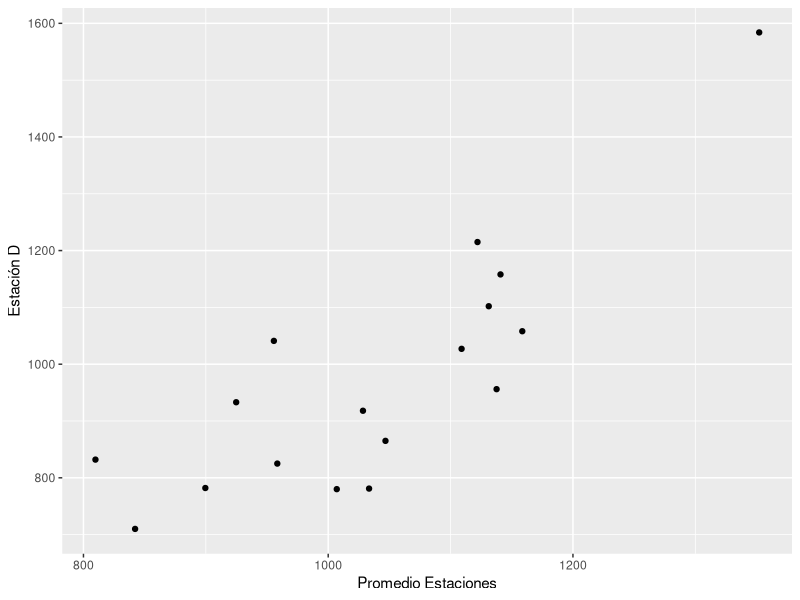
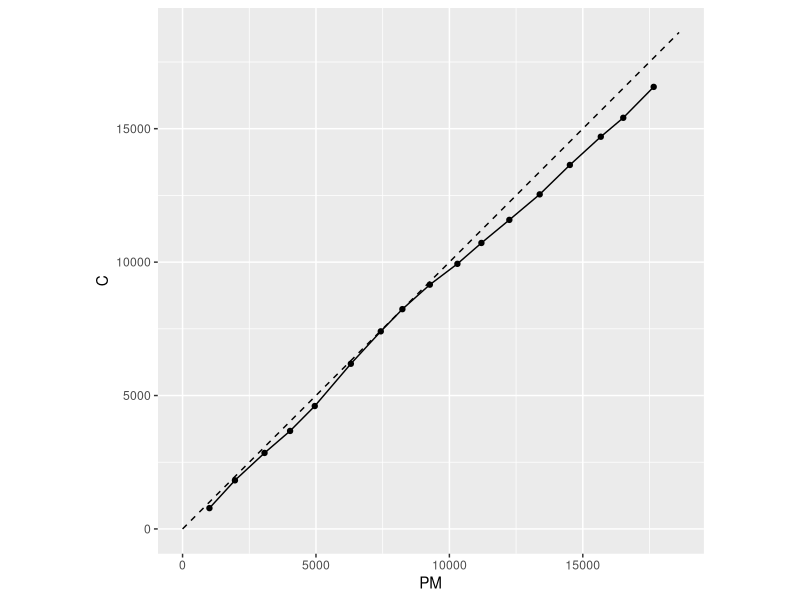
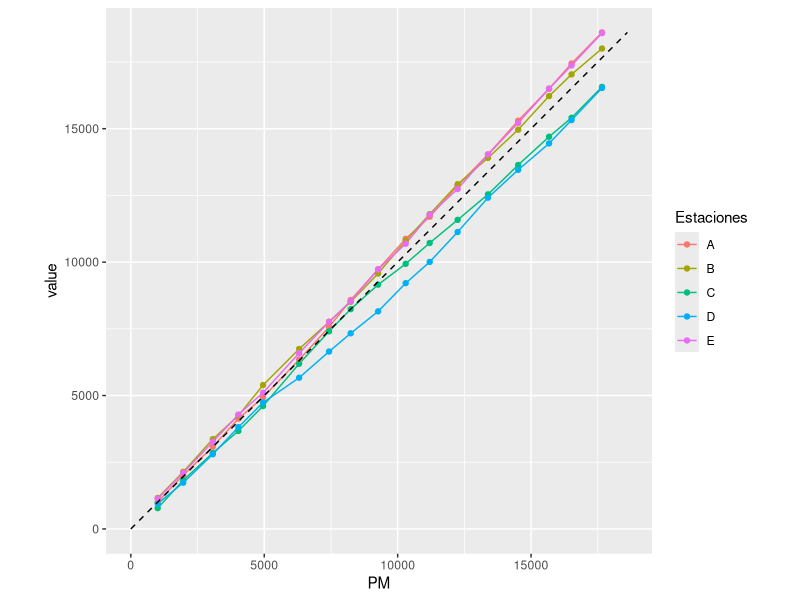
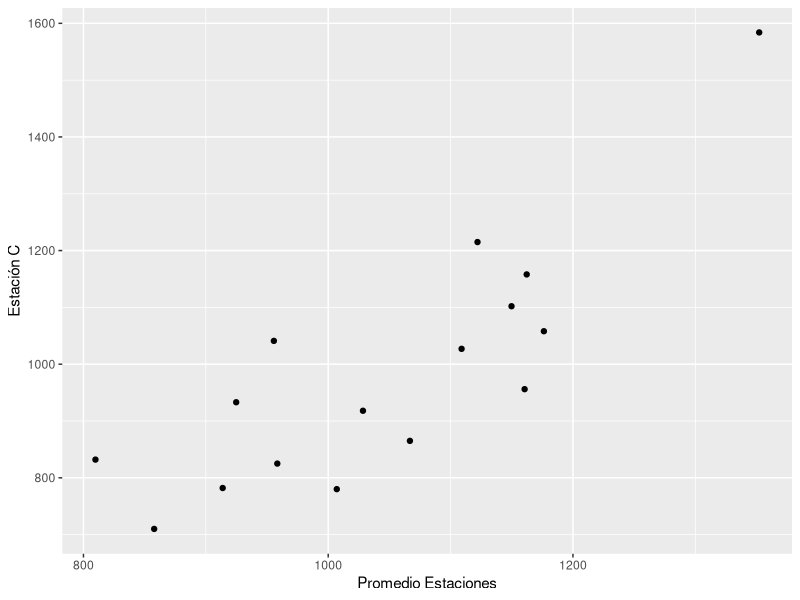
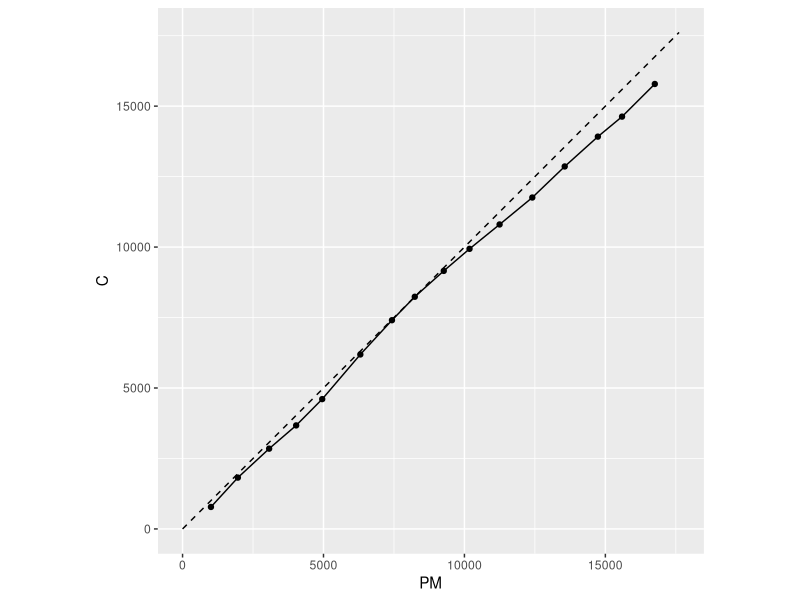

Source code (R) for these figures, in order:

# Instalar las librerias
# install.packages("readxl")
# install.packages("tibble")
# install.packages("ggplot2")
# install.packages("xts")

# Cargar las Librerias 

library(readxl)
library(tibble)
library(ggplot2)
library(xts)
library(reshape)

# Importar los datos del archivo Excel ------------------------------------

RainfallData <- read_excel("Data/RainfallData.xlsx", 
                           skip = 4)

# View(RainfallData)
# RainfallData2 <- summary(RainfallData)

RainfallData <- RainfallData %>%
  add_column(PM = rowMeans(RainfallData[-1]))

ggplot2::ggplot(data = RainfallData) + 
  geom_point(mapping = aes(PM, C)) +
  labs(x = "Promedio Estaciones",
       y = "Estación D")

RainfallData2 <- cumsum(RainfallData[,-1])
RainfallData2 <- cbind(RainfallData[,1], RainfallData2) 

a <- data.frame(a=c(1:max(RainfallData2)), 
                b=c(1:max(RainfallData2)))

ggplot(data = RainfallData2, mapping = aes(PM, C)) +
  geom_point() + geom_line() +
  geom_line(data = a, mapping = aes(a,b),linetype = "dashed") + 
  coord_fixed()

plot1 <- melt(RainfallData2[-1], id.vars = "PM", variable_name = "Estaciones")

ggplot(plot1, aes(PM,value)) + geom_line(aes(colour = Estaciones)) + 
  geom_point(aes(colour = Estaciones)) +
  geom_line(data = a, mapping = aes(a,b),linetype = "dashed") +
  coord_fixed()

# plot1 <- melt(RainfallData2[-1], id.vars = "PM", variable_name = "Estaciones")
# 
# ggplot(plot1, aes(PM,value)) + geom_point(aes(colour = Estaciones))

# Corrección de serie -----------------------------------------------------
# Mediante analisis de regresion lineal
# Seleccion

RainfallData2[,1] <- as.Date(paste(RainfallData2[,1], "01", "01",sep="-"),
                             format="%Y-%m-%d")

RainfallData2 <- xts(RainfallData2[,-1], RainfallData2[,1])
# write.csv(RainfallData2, file = "./Salidas/Data2.csv")

# Obteniendo la pendiente m1
a1 = 1970
a2 = 1978

d1 <- window(RainfallData2, 
             start = as.Date(paste(a1, "01", "01",sep="-"), 
                             format="%Y-%m-%d"), 
             end = as.Date(paste(a2, "01", "01",sep="-"),
                           format="%Y-%m-%d"))

x = d1$PM
y = d1$C

lm_rainfall = lm(y ~ 1 + x)
lm <- summary(lm_rainfall)
m1 <- lm$coefficients[2]

# Obteniendo la pendiente m2
b1=1979
b2=1986

d2 <- window(RainfallData2, 
             start = as.Date(paste(b1, "01", "01",sep="-"), 
                             format="%Y-%m-%d"), 
             end = as.Date(paste(b2, "01", "01",sep="-"),
                           format="%Y-%m-%d"))

x2 = d2$PM
y2 = d2$C

lm_rainfall2 = lm(y2 ~  -1 + x2)
lm2 <- summary(lm_rainfall2)
m2 <- lm2$coefficients[1]

# Obteniendo el factor de correción
factor = m1/m2
factor

RainfallData3 <- data.frame(RainfallData)
RainfallData3[,1] <- as.Date(paste(RainfallData3[,1], "01", "01",sep="-"),
                             format="%Y-%m-%d")

RainfallData3 <- as.xts(RainfallData3[,-1],
                        order.by = RainfallData3[,1])

RainfallData3a <- window(RainfallData3, 
                         start = as.Date(paste(a1, "01", "01",sep="-"), 
                                         format="%Y-%m-%d"), 
                         end = as.Date(paste(a2, "01", "01",sep="-"),
                                       format="%Y-%m-%d"))

RainfallData3b <- window(RainfallData3, 
                         start = as.Date(paste(b1, "01", "01",sep="-"), 
                                         format="%Y-%m-%d"), 
                         end = as.Date(paste(b2, "01", "01",sep="-"),
                                       format="%Y-%m-%d"))

RainfallData3b$D <-  RainfallData3b$D * factor

RainfallData4 <- rbind(RainfallData3a,
                       RainfallData3b[-1,])
RainfallData4$PM <- NULL
RainfallData4$PM <- rowMeans(RainfallData4)
RainfallData4

RainfallData5 <- cumsum(RainfallData4)
RainfallData5

ab<- data.frame(a=c(1:max(RainfallData5)), 
                b=c(1:max(RainfallData5)))

ggplot2::ggplot(data = RainfallData4) + 
  geom_point(mapping = aes(PM, C)) +
  labs(x = "Promedio Estaciones",
       y = "Estación C")

ggplot(data = RainfallData5, mapping = aes(PM, C)) +
  geom_point() + geom_line()+
  geom_line(data = ab, mapping = aes(a,b),
            linetype = "dashed") + coord_fixed()
